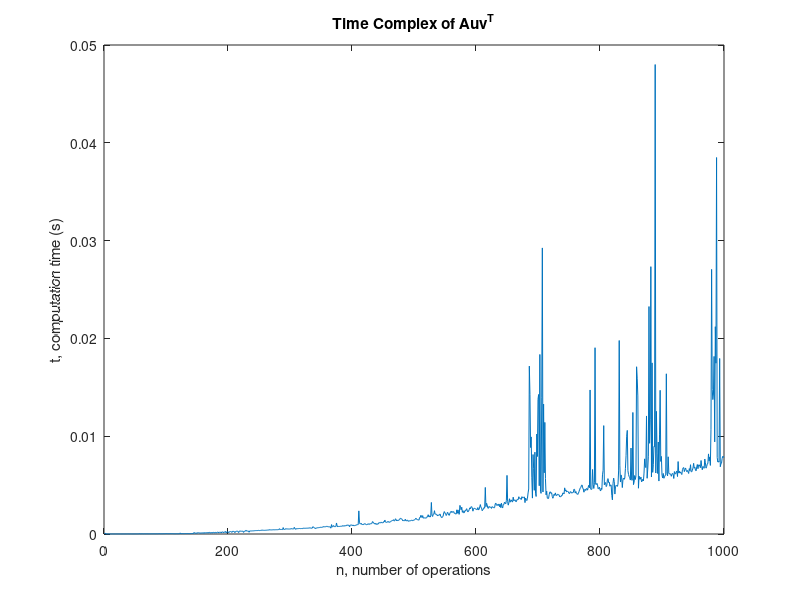

Here is the MATLAB script that generated this plot:
s2 = zeros(1,1000);
for n = 1:1000
    A = rand(n,n); 
    u = rand(n,1); 
    v = rand(n,1); 
    tic; 
    t1 = A*u; 
    t2 = t1*transpose(v);     
    s2(n) = toc;
end
figure 
plot(s2) 
title('Time Complex of Auv^{T}'); 
xlabel('n, number of operations'); 
ylabel('t, computation time (s)');


